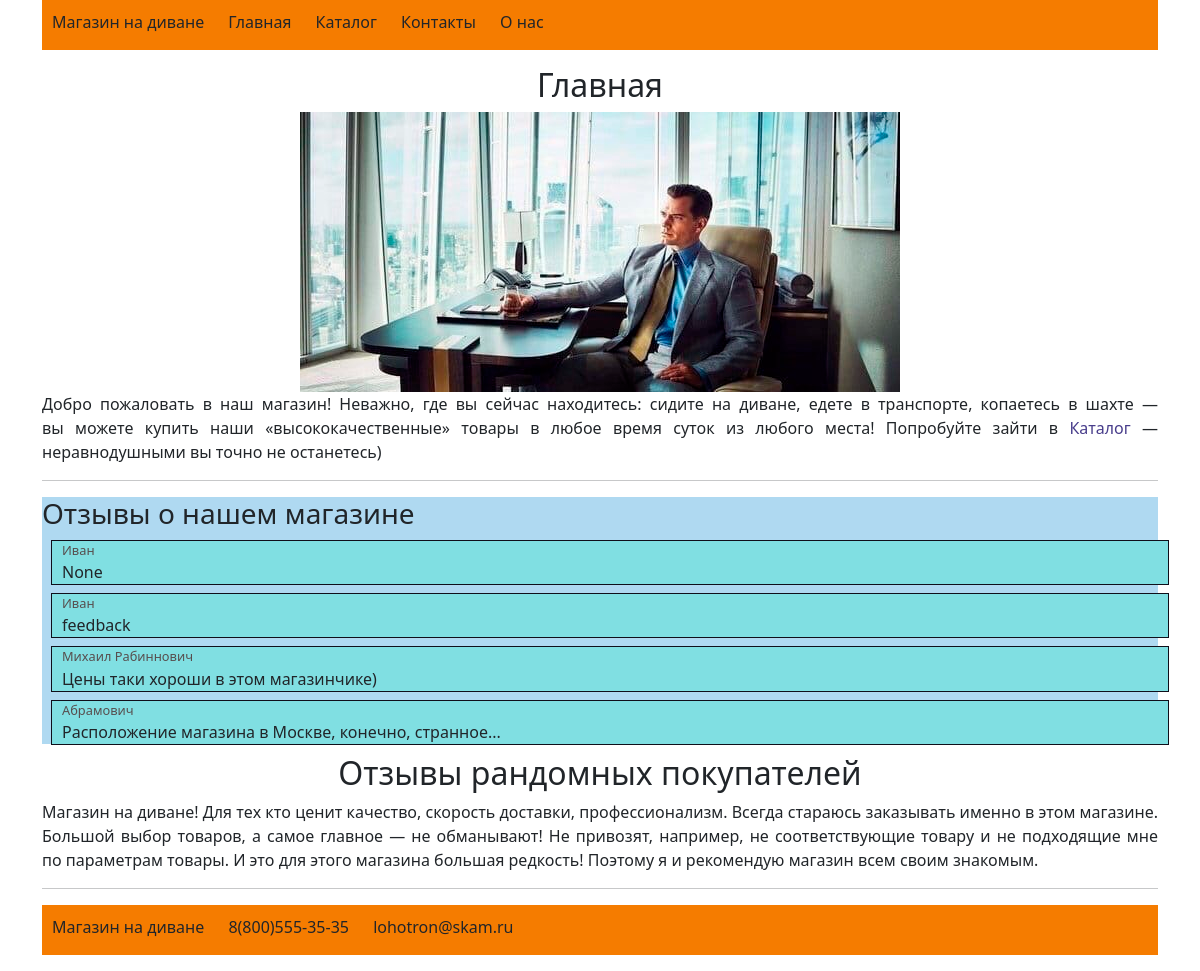
The page / on the database its author committed.
### main.py (models this page shows)
class Feedback(db.Model):
    id = db.Column(db.Integer, primary_key=True)
    login = db.Column(db.String(80), nullable=True)
    feedback = db.Column(db.String(500), nullable=True)

### main.py (the view)
@app.route('/')
def load_home_page():
    feedback_list = Feedback.query.all()
    return render_template('homepage.html', feedback=feedback_list)

### templates/homepage.html (shortened to what this page needs)
{% extends "base.html" %}
{% block content %}
 <h2 class="main-header">Главная</h2>
        <div class="invest">
            <img class="invest-pic" src="{{ url_for('static', filename='investor.png') }}" alt="Серьезный молодой прогрессивный бизнесмен">
        </div>
        <p class="description">
            Добро пожаловать в&nbsp;наш магазин! Неважно, где вы&nbsp;сейчас находитесь: сидите на&nbsp;диване, едете
            в&nbsp;транспорте,
            копаетесь в&nbsp;шахте&nbsp;&mdash; вы&nbsp;можете купить наши &laquo;высококачественные&raquo; товары
            в&nbsp;любое время суток из&nbsp;любого места! Попробуйте зайти в&nbsp;<a href="catalog"
                class="text-link">Каталог</a>&nbsp;&mdash; неравнодушными вы
            точно не&nbsp;останетесь)
        </p>
        <hr>
        {% if feedback %}
            <div class="feedback-area">
                <h3>Отзывы о нашем магазине</h3>
                {% for feed in feedback %}
                <div class="feedback">
                    <div class="login">{{feed.login}}</div>
                    <div class="text">{{feed.feedback}}</div>
                </div>
                {% endfor %}
            </div>
        {% endif %}
        <h2 class="main-header">Отзывы рандомных покупателей</h2>
        <p class="description">Магазин на&nbsp;диване! Для тех кто ценит качество, скорость доставки, профессионализм.
            Всегда стараюсь заказывать именно в&nbsp;этом магазине.
            Большой выбор товаров, а&nbsp;самое главное&nbsp;&mdash; не&nbsp;обманывают!
            Не&nbsp;привозят, например, не&nbsp;соответствующие товару и&nbsp;не&nbsp;подходящие мне по&nbsp;параметрам
            товары.
            И&nbsp;это для этого магазина большая редкость!
            Поэтому я&nbsp;и&nbsp;рекомендую магазин всем своим знакомым.</p>
        <hr>
{% endblock %}

### static/style.css (style rules this page uses)
body { background: #62efff; font-family: 'Fira Sans', sans-serif; }
a { text-decoration: none; color: black; }
.text-link { text-decoration: none; color: darkslateblue; }
.main-header { text-align: center; }
.description { text-align: justify; text-decoration: none!; }
.invest { margin: 0 auto; justify-self: center; justify-content: center; object-fit: contain; }
.invest-pic { display:block; margin:auto; height: auto; object-fit: contain; }
.feedback-area { width: 100%; background-color: rgb(175, 217, 241); }
.feedback { width: 100%; background-color: rgb(128, 223, 226); outline: solid rgb(15, 15, 26) 1px; margin: 10px; padding-left: 10px; }
.login { font-size: 0.8em; color: rgb(87, 78, 78); }

### rows shown on the page
Feedback: login "Иван", feedback "None"
Feedback: login "Иван", feedback "feedback"
Feedback: login "Михаил Рабиннович", feedback "Цены таки хороши в этом магазинчике)"
Feedback: login "Абрамович", feedback "Расположение магазина в Москве, конечно, странное..."
